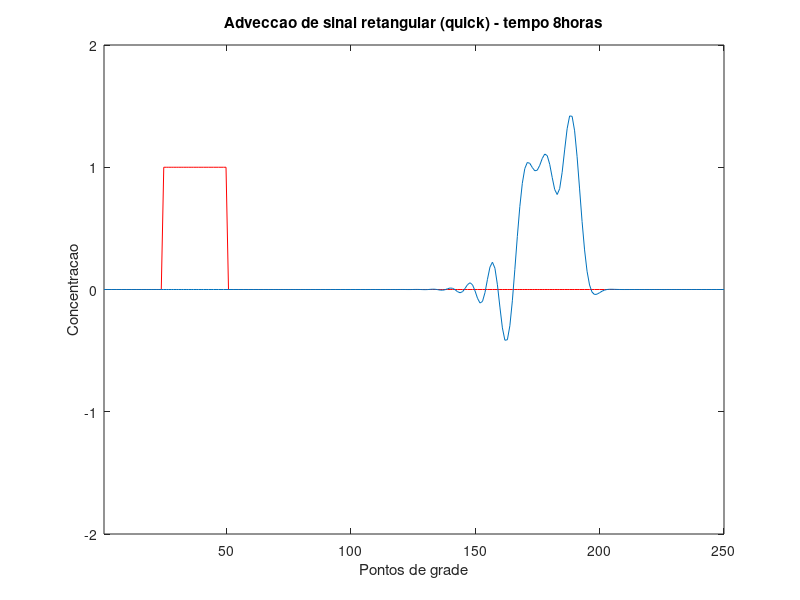

This chart was generated by the following MATLAB code:
%%%%%%%%%%%%%%%%%%%%%%%%%%%%%%%%%%%%%%%%%%%%%%%%%%%%%%%%%%%%%%%%%%%%%%%%
% adveccao de uma concentracao na forma retangular                 
% com esquema QUICK                                                        
%%%%%%%%%%%%%%%%%%%%%%%%%%%%%%%%%%%%%%%%%%%%%%%%%%%%%%%%%%%%%%%%%%%%%%%%%

clear all
close all

%ler parametros do modelo
jmax=250;      %numero de pontos da grade em x
mmax=2400;     %numero de passos de tempo
T=12;         %passo de tempo, em segundos
h=10000;      %espacamento da grade, em m
u=50;          %velocidade da corrente em x, em m/s
ci=1;          %valor da concentracao inicial
cin=25;        %indice do ponto inicial da grade com ci
cfi=50;        %indice do ponto final da grade com ci
freqplot=100;  %frequencia de plotagem
conc=2;        %limite maximo do eixo da concentracao no grafico

%calculo das constantes do modelo
q=u*T/h;
catu=zeros(jmax,1);
cren=zeros(jmax,1);
a1=1/8;a2=-7/8;a3=3/8;a4=3/8;

%condicao inicial
catu(cin:cfi)=ci;
ccin=catu;

%loop no tempo
kplot=1;
%kfig=0;
for m=2:mmax
    tempo=m*T;
    kplot=kplot+1;
    % esquema avancado no tempo e retardado no espaco
    cren(3:jmax-1)=catu(3:jmax-1)-q*(catu(1:jmax-3)*a1+catu(2:jmax-2)*a2+catu(3:jmax-1)*a3+catu(4:jmax)*a4); 
        if(kplot==freqplot)
       	kplot=0;
         %kfig=kfig+1;
         %figure(kfig)
         plot(ccin,'r')
         hold
    		plot(cren)
    		axis([1 jmax -conc conc]);
         title(['Adveccao de sinal retangular (quick) - tempo ',num2str(tempo/3600),'horas'])
         xlabel('Pontos de grade')
         ylabel('Concentracao')
         pause
         hold
    end
    catu=cren;
end
    